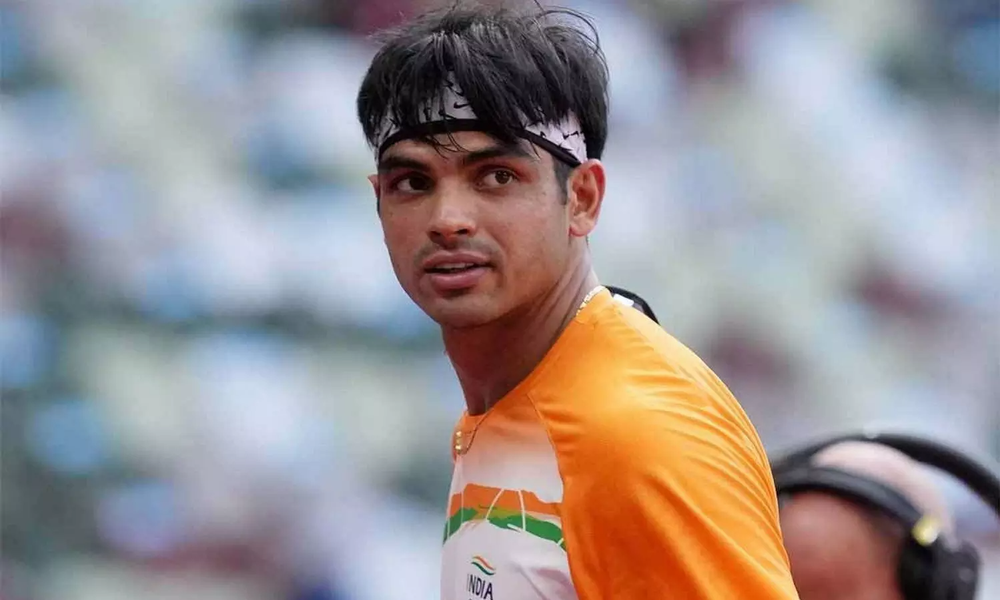
#> input picture neeraj.png, 1000 x 600 px, shrunk from 1499 x 899 before the run
$ jupyter execute --allow-errors code02.ipynb
#> lines starting #> are read from the running program, lines starting #| are printed output that depends on the picture; after the words box and inside, x2 and y2 are one past the last pixel; in counts of white or black regions, pixels touching at a corner belong together; pictures that were not available may be replaced by others from this repository, and a replacement may not be noted
[cell 1]
import cv2
import matplotlib.pyplot as plt

[cell 2]
img = cv2.imread('neeraj.png')
#> img is the input picture: shape (600, 1000, 3); mean B, G, R 146.5, 145.8, 154.1

[cell 3]
cv2.imshow('img',img)
cv2.waitKey(0)

[cell 4]
plt.imshow(cv2.cvtColor(img,cv2.COLOR_BGR2RGB))

[cell 5]
img.shape
#> Out = (600, 1000, 3)

[cell 6]
red_plane = img[:,:,2].copy()
green_plane = img[:,:,1].copy()
blue_plane = img[:,:,0].copy()

[cell 7]
img_gray = cv2.cvtColor(img,cv2.COLOR_BGR2GRAY)
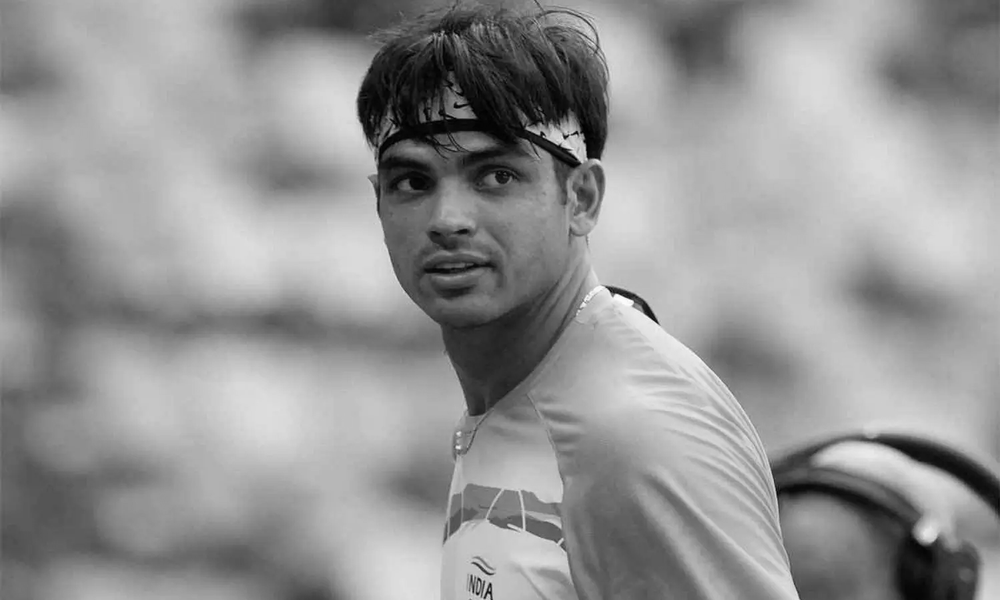
#> img_gray: shape (600, 1000); min 0, max 255, mean 148.4

[cell 8]
img_yellow = cv2.subtract(img_gray, blue_plane)

[cell 9]
plt.figure(figsize=(25,8))
plt.subplot(2,3,1)
plt.imshow(red_plane,cmap='gray')
plt.title('Red Plane')
plt.subplot(2,3,2)
plt.imshow(green_plane,cmap='gray')
plt.title('Green Plane')
plt.subplot(2,3,3)
plt.imshow(blue_plane,cmap='gray')
plt.title('Blue Plane')

plt.subplot(2,3,4)
plt.imshow(img_gray,cmap='gray')
plt.title('Grayscale')

plt.subplot(2,3,5)
plt.imshow(cv2.cvtColor(img,cv2.COLOR_BGR2RGB))
plt.title('Original')

plt.subplot(2,3,6)
plt.imshow(img_yellow,cmap='gray')
plt.title('Yellow')
plt.show()

[cell 10]
y, yellow_th = cv2.threshold(img_yellow, 50,255, cv2.THRESH_BINARY)
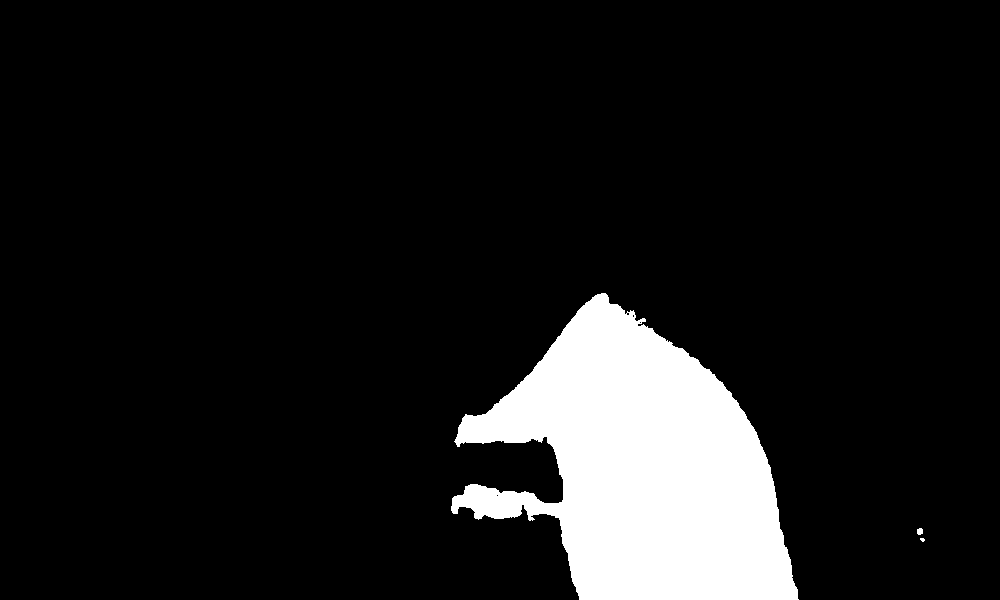
#> yellow_th: shape (600, 1000); 10.3% white; 3 white regions (1 under 20 px), largest, box (x1, y1, x2, y2) and area: (451, 293, 799, 600) 61746, (917, 528, 923, 535) 36

[cell 11]
plt.imshow(yellow_th, cmap='gray')

[cell 12]
row, col, plane = img.shape
#> row = 600; col = 1000; plane = 3

[cell 13]
row
#> Out = 600

[cell 14]
col
#> Out = 1000

[cell 15]
plane
#> Out = 3

[cell 16]
img_copy = img.copy()

#> (a cell that did not finish here is left out)

[cell 18]
import numpy as np

[cell 19]
np.array([100],dtype=np.uint8)[0]

[cell 20]
for r in range(row):
    for c in range(col):
        if yellow_th[r,c] == 255:
# [6 lines of commented-out code are left out]

            img_copy[r,c,2] = cv2.add(img_copy[r:r+1,c:c+1,2],img_copy[r:r+1,c:c+1,2])
            img_copy[r,c,1] = cv2.subtract(img_copy[r:r+1,c:c+1,1],img_copy[r:r+1,c:c+1,1])
            img_copy[r,c,0] = cv2.subtract(img_copy[r:r+1,c:c+1,0],img_copy[r:r+1,c:c+1,0])
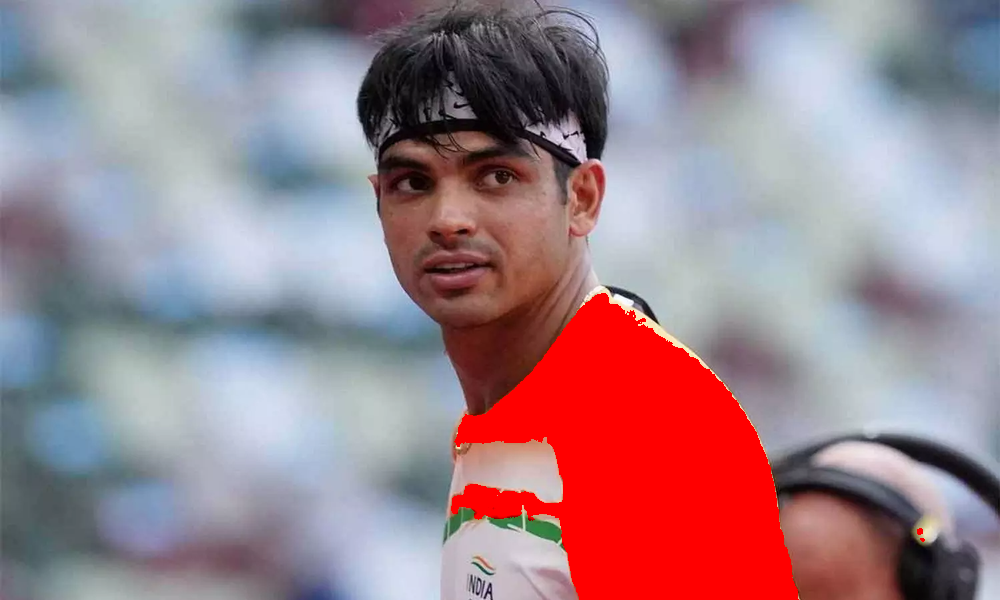
#> img_copy: shape (600, 1000, 3); 10.3% of pixels changed, all inside (x1, y1, x2, y2) = (451, 293, 925, 600)

[cell 21]
cv2.imshow('img',img_copy)
cv2.waitKey(0)

[cell 22]
img2 = cv2.imread('neeraj2.png')
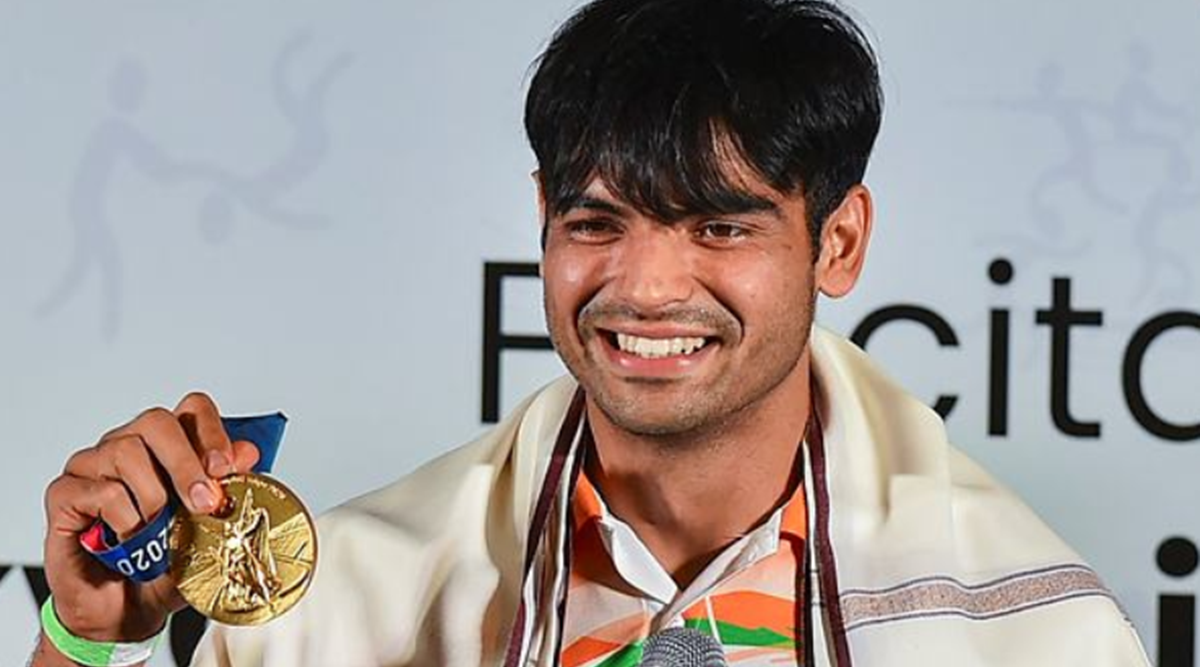
#> input picture neeraj2.png, 1200 x 667 px
#> img2 is the input picture: shape (667, 1200, 3); mean B, G, R 151.8, 154.5, 161.7
img3 = cv2.imread('neeraj3.png')
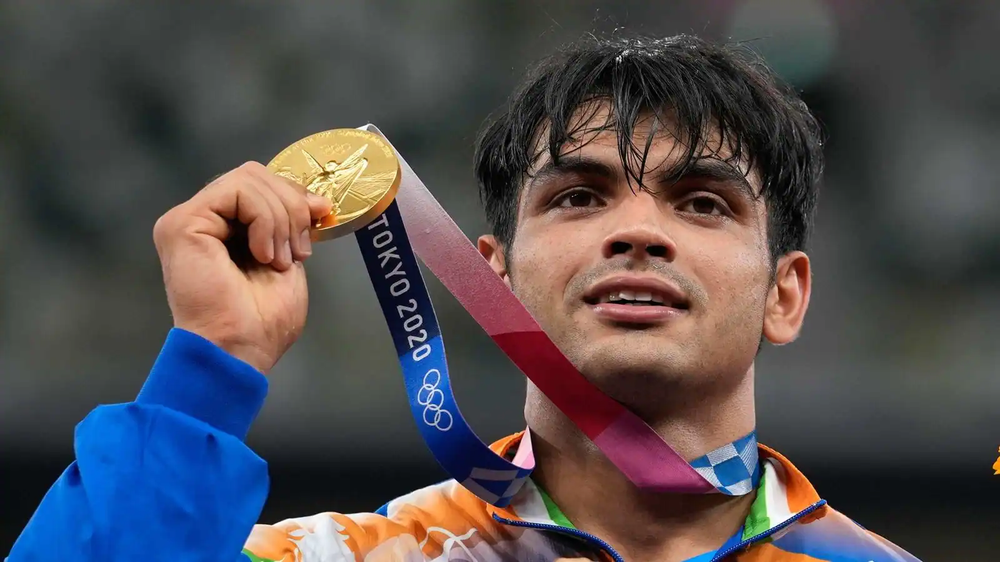
#> input picture neeraj3.png, 1000 x 562 px, shrunk from 1600 x 900 before the run
#> img3 is the input picture: shape (562, 1000, 3); mean B, G, R 79.7, 77, 82.4

[cell 23]
img4 = cv2.imread('virat.jpg')

#> (a cell that did not finish here is left out)

[cell 25]
plt.imshow(cv2.cvtColor(img3,cv2.COLOR_BGR2RGB))

[cell 26]
orb = cv2.ORB_create()

[cell 27]
kp1, des1 = orb.detectAndCompute(img,None)
#> kp1 = 500 keypoints; strongest (x, y, size): (565, 137, 31), (576, 132, 31), (567, 136, 31), (541, 132, 31)
kp2, des2 = orb.detectAndCompute(img2,None)
#> kp2 = 500 keypoints; strongest (x, y, size): (154, 541, 44.6), (152, 546, 37.2), (153, 546, 31), (141, 567, 44.6)
kp3, des3 = orb.detectAndCompute(img3,None)
#> kp3 = 500 keypoints; strongest (x, y, size): (514, 462, 37.2), (515, 461, 53.6), (514, 460, 64.3), (513, 461, 44.6)
kp4, des4 = orb.detectAndCompute(img4,None)
#> kp4 = (); des4 = None

[cell 28]
len(kp1)
#> Out = 500

[cell 29]
len(des1)
#> Out = 500

[cell 30]
des1

[cell 31]
des1.shape
#> Out = (500, 32)

[cell 32]
bf = cv2.BFMatcher(cv2.NORM_HAMMING, crossCheck = True)

[cell 33]
match12 = bf.match(des1,des2)
#> match12 = 125 matches

[cell 34]
len(match12)
#> Out = 125

[cell 35]
match23 = bf.match(des2,des3)
#> match23 = 129 matches

[cell 36]
len(match23)
#> Out = 129

#> (a cell that did not finish here is left out)

[cell 38]
match13 = bf.match(des1,des3)
#> match13 = 146 matches
len(match13)
#> Out = 146

[cell 39]
img5 = cv2.imread('messi.jpg')
img6 = cv2.imread('messi2.jpg')

[cell 40]
kp5, des5 = orb.detectAndCompute(img5,None)
#> kp5 = (); des5 = None
kp6, des6 = orb.detectAndCompute(img6,None)
#> kp6 = (); des6 = None

#> (a cell that did not finish here is left out)

#> (a cell that did not finish here is left out)

[cell 43]
match12 = sorted(match12, key=lambda x:x.distance)

[cell 44]
img12 = None

#> (a cell that did not finish here is left out)

[cell 46]
cv2.imshow('matching',img12)
cv2.waitKey(0)

[cell 47]
match23 = sorted(match23, key=lambda x:x.distance)

[cell 48]
img23 = None
#> (the rest of this cell did not finish here and is left out)

[cell 49]
# HOG

[cell 50]
hog = cv2.HOGDescriptor()

[cell 51]
hog.setSVMDetector(cv2.HOGDescriptor_getDefaultPeopleDetector())

[cell 52]
img7 = cv2.imread('people.jpg')
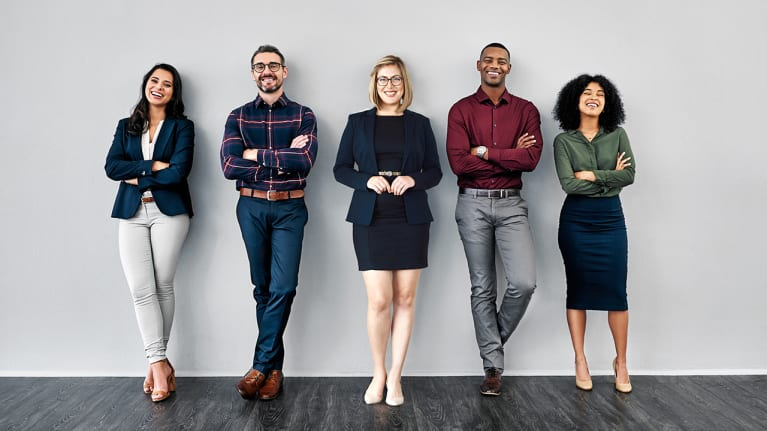
#> input picture people.jfif, 767 x 431 px, given in place of people.jpg, which was not available
#> img7 is the input picture: shape (431, 767, 3); mean B, G, R 155.5, 152.7, 153.6

[cell 53]
cv2.imshow('i',img7)
cv2.waitKey(0)

[cell 54]
b,w = hog.detectMultiScale(img7, winStride=(8,8))
#> b = [[88, 96, 73, 145], [331, 160, 65, 130], [324, 40, 74, 148], [68, 17, 186, 372], [180, 14, 182, 363], [396, 4, 188, 375], [294, 16, 197, 393]]; w = [0.821, 0.472, 0.164, 0.299, 0.982, 1.78, 0.836]

[cell 55]
b
#> Out has the same summary as b

[cell 56]
len(b)
#> Out = 7

[cell 57]
len(w)
#> Out = 7

[cell 58]
w
#> Out = [0.821, 0.472, 0.164, 0.299, 0.982, 1.78, 0.836]

[cell 59]
from imutils.object_detection import non_max_suppression

[cell 60]
img7 = cv2.imread('people.jpg')
b,w = hog.detectMultiScale(img7, winStride=(8,8))
boxes = non_max_suppression(np.array([[x,y,x+h,y+w] for x,y,h,w in b]), probs=None, overlapThresh=0.7)
#> boxes = [[294, 16, 491, 409], [68, 17, 254, 389], [396, 4, 584, 379], [180, 14, 362, 377]]
for x,y,x2,y2 in boxes:
    cv2.rectangle(img7, (x,y), (x2, y2), (0,0,255), 2)
#> this loop made 4 passes
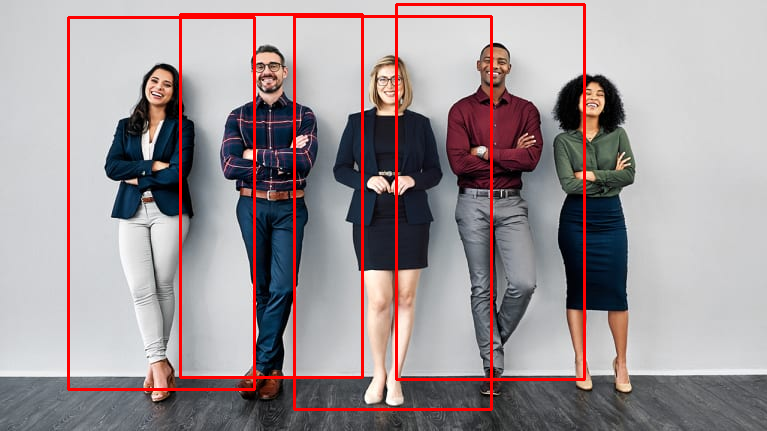
#> img7: shape (431, 767, 3); 4.05% of pixels changed, all inside (x1, y1, x2, y2) = (67, 3, 586, 411)
cv2.imshow('i',img7)
cv2.waitKey(0)
#> Out = 113

[cell 61]
vid = cv2.VideoCapture(0)
hog = cv2.HOGDescriptor()
hog.setSVMDetector(cv2.HOGDescriptor_getDefaultPeopleDetector())

fd = cv2.CascadeClassifier('haarcascades/haarcascade_frontalface_default.xml')
while True:
    r,image = vid.read()
    if r:
        fboxes = fd.detectMultiScale(image, 1.1, 4)
#> fboxes = [[578, 83, 30, 30], [372, 66, 35, 35], [144, 70, 33, 33], [477, 46, 36, 36], [248, 52, 37, 37]]
        for x,y,w,h in fboxes:
            cv2.rectangle(image, (x,y), (x+w, y+h), (0,255,0),2)
#> this loop made 5 passes
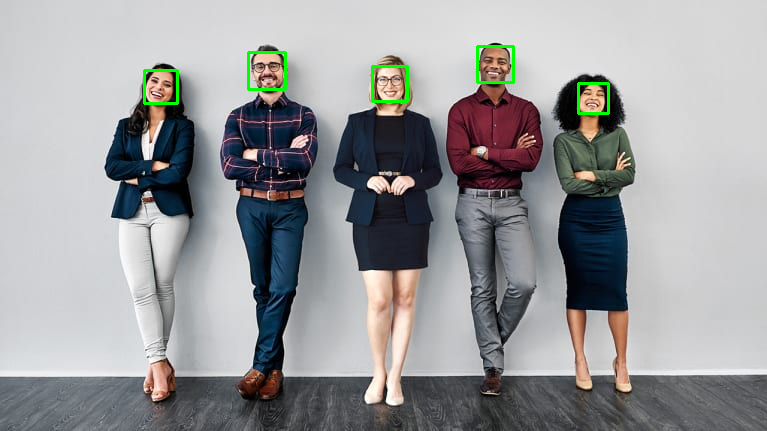
#> image: shape (431, 767, 3); 0.61% of pixels changed, all inside (x1, y1, x2, y2) = (143, 45, 610, 115)

        b,w = hog.detectMultiScale(image, winStride=(8,8))
#> b = [[88, 96, 73, 145], [331, 160, 65, 130], [320, 88, 82, 164], [180, 14, 182, 363], [396, 4, 188, 375]]; w = [0.963, 0.472, 0.23, 1.07, 1.58]
        boxes = non_max_suppression(np.array([[x,y,x+w,y+h] for x,y,w,h in b]), probs=None, overlapThresh=0.7)
#> boxes = [[396, 4, 584, 379], [180, 14, 362, 377], [331, 160, 396, 290], [320, 88, 402, 252], [88, 96, 161, 241]]
        if len(boxes):
            print('Detected Person',len(boxes))
#| Detected Person 5
        for x,y,x2,y2 in boxes:
            cv2.rectangle(image, (x,y), (x2, y2), (0,0,255), 2)
#> this loop made 5 passes
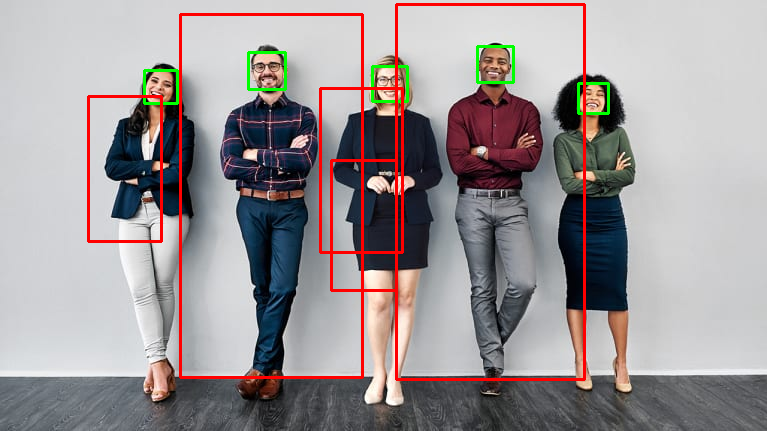
#> image: shape (431, 767, 3); 3.06% of pixels changed, all inside (x1, y1, x2, y2) = (87, 3, 586, 381)
        cv2.imshow('i',image)
        if cv2.waitKey(1) == ord('q'):
#> (key q is pressed here)
            break
    else:
        break
cv2.destroyAllWindows()
vid.release()
